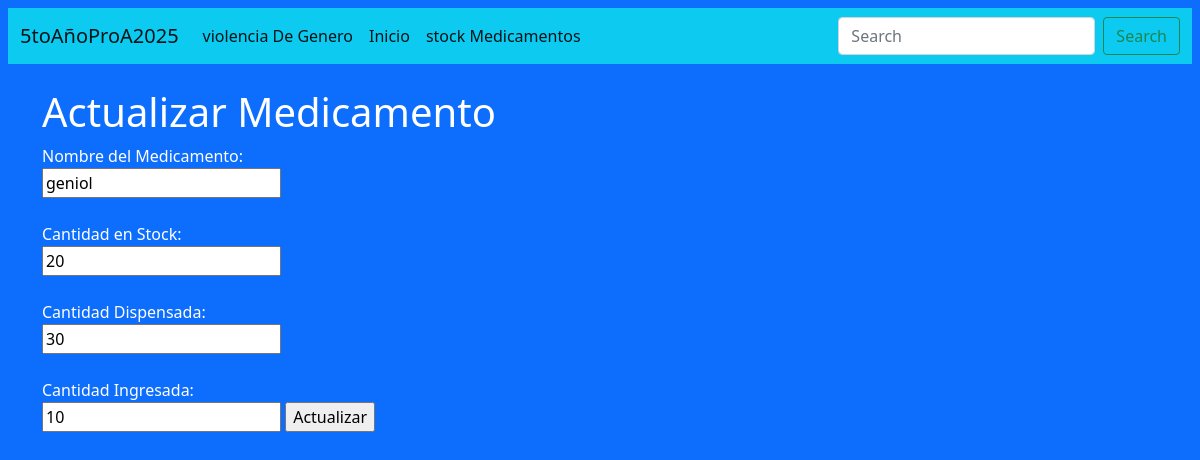
Page /medicamentos/update/1 on the earlier database version.
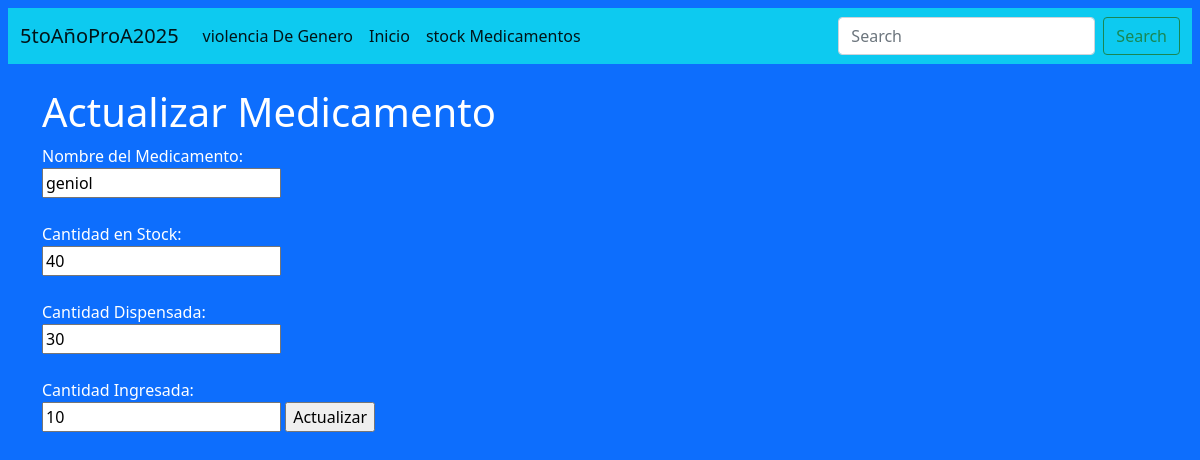
Same page on the later database version.
### medicamentos/models.py (models this page shows)
class Medicamentos(models.Model):
  id = models.AutoField(primary_key=True)
  nombreMedicamento = models.CharField(max_length=255)
  cantidadStock = models.IntegerField(max_length=255)
  cantDispensada= models.IntegerField(max_length=255)
  cantIngresada=models.IntegerField(max_length=255)

### medicamentos/views.py (the view)
# urls.py: path('update/<int:id>', views.update, name='update'),
def update(request, id):
  mymember = Medicamentos.objects.get(id=id)
  template = loader.get_template('update.html')
  context = {  'mymember': mymember,  }
  return HttpResponse(template.render(context, request))

### medicamentos/templates/update.html (shortened to what this page needs)
{% extends 'base.html' %}
{% block contenido %}
<h1>Actualizar Medicamento</h1>
<form action="updaterecord/{{ mymember.id }}" method="post">
    Nombre del Medicamento:<br>
    <input name="nombreMedicamento" value="{{ mymember.nombreMedicamento }}">
    <br><br>
    Cantidad en Stock:<br>
    <input name="cantidadStock" value="{{ mymember.cantidadStock }}">
    <br><br>
    Cantidad Dispensada:<br>
    <input name="cantDispensada" value="{{ mymember.cantDispensada }}">
    <br><br>
    Cantidad Ingresada:<br>
    <input name="cantIngresada"  value="{{ mymember.cantIngresada }}">
    <input type="submit" value="Actualizar">
</form>
{% endblock contenido %}

Differences in the rows shown:
changed Medicamentos "geniol": cantidadStock "20" → "40"
